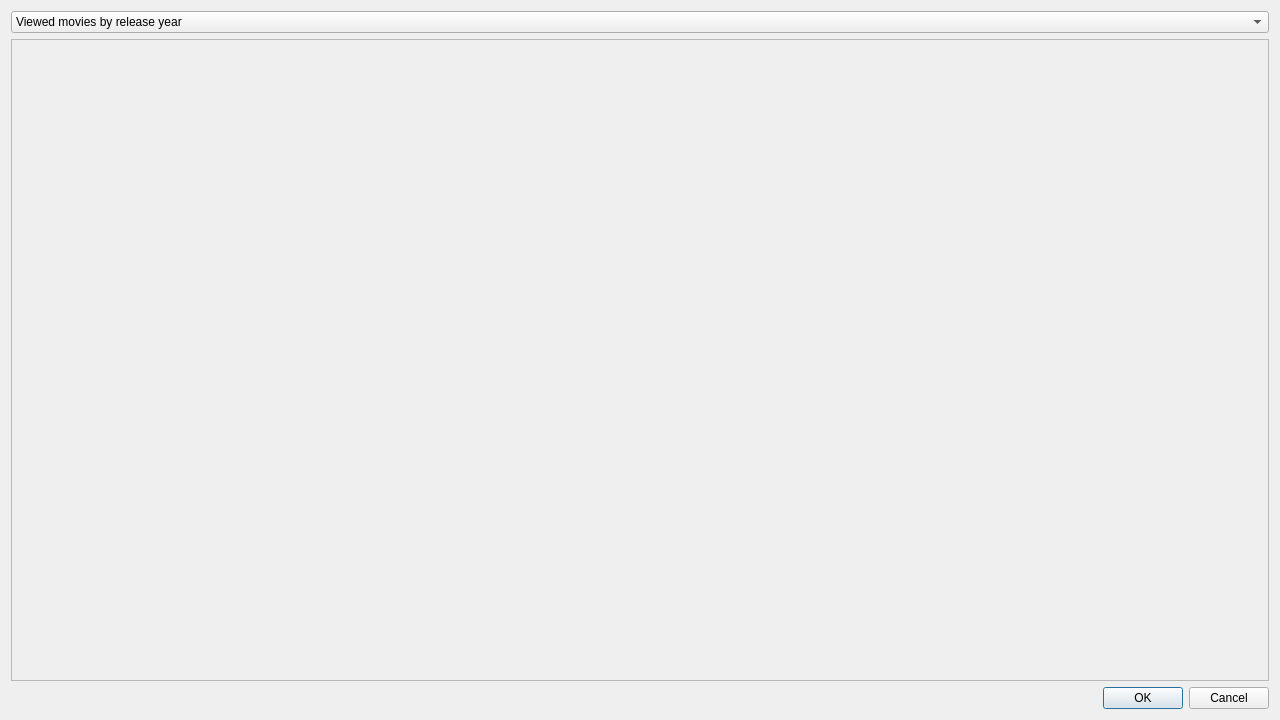
<?xml version="1.0" encoding="UTF-8"?>
<ui version="4.0">
 <class>ChartsDialog</class>
 <widget class="QDialog" name="ChartsDialog">
  <property name="geometry">
   <rect>
    <x>0</x>
    <y>0</y>
    <width>1280</width>
    <height>720</height>
   </rect>
  </property>
  <property name="windowTitle">
   <string>Charts</string>
  </property>
  <layout class="QGridLayout" name="gridLayout">
   <item row="2" column="0">
    <widget class="QDialogButtonBox" name="ButtonBox">
     <property name="orientation">
      <enum>Qt::Horizontal</enum>
     </property>
     <property name="standardButtons">
      <set>QDialogButtonBox::Cancel|QDialogButtonBox::Ok</set>
     </property>
    </widget>
   </item>
   <item row="0" column="0">
    <widget class="QComboBox" name="ChartSelector">
     <item>
      <property name="text">
       <string>Viewed movies by release year</string>
      </property>
     </item>
     <item>
      <property name="text">
       <string>Views type</string>
      </property>
     </item>
     <item>
      <property name="text">
       <string>Viewed movies each years</string>
      </property>
     </item>
    </widget>
   </item>
   <item row="1" column="0">
    <widget class="QScrollArea" name="scrollArea">
     <property name="widgetResizable">
      <bool>true</bool>
     </property>
     <widget class="QWidget" name="ChartWidget">
      <property name="geometry">
       <rect>
        <x>0</x>
        <y>0</y>
        <width>1260</width>
        <height>640</height>
       </rect>
      </property>
     </widget>
    </widget>
   </item>
  </layout>
 </widget>
 <resources/>
 <connections>
  <connection>
   <sender>ButtonBox</sender>
   <signal>accepted()</signal>
   <receiver>ChartsDialog</receiver>
   <slot>accept()</slot>
   <hints>
    <hint type="sourcelabel">
     <x>248</x>
     <y>254</y>
    </hint>
    <hint type="destinationlabel">
     <x>157</x>
     <y>274</y>
    </hint>
   </hints>
  </connection>
  <connection>
   <sender>ButtonBox</sender>
   <signal>rejected()</signal>
   <receiver>ChartsDialog</receiver>
   <slot>reject()</slot>
   <hints>
    <hint type="sourcelabel">
     <x>316</x>
     <y>260</y>
    </hint>
    <hint type="destinationlabel">
     <x>286</x>
     <y>274</y>
    </hint>
   </hints>
  </connection>
 </connections>
</ui>
